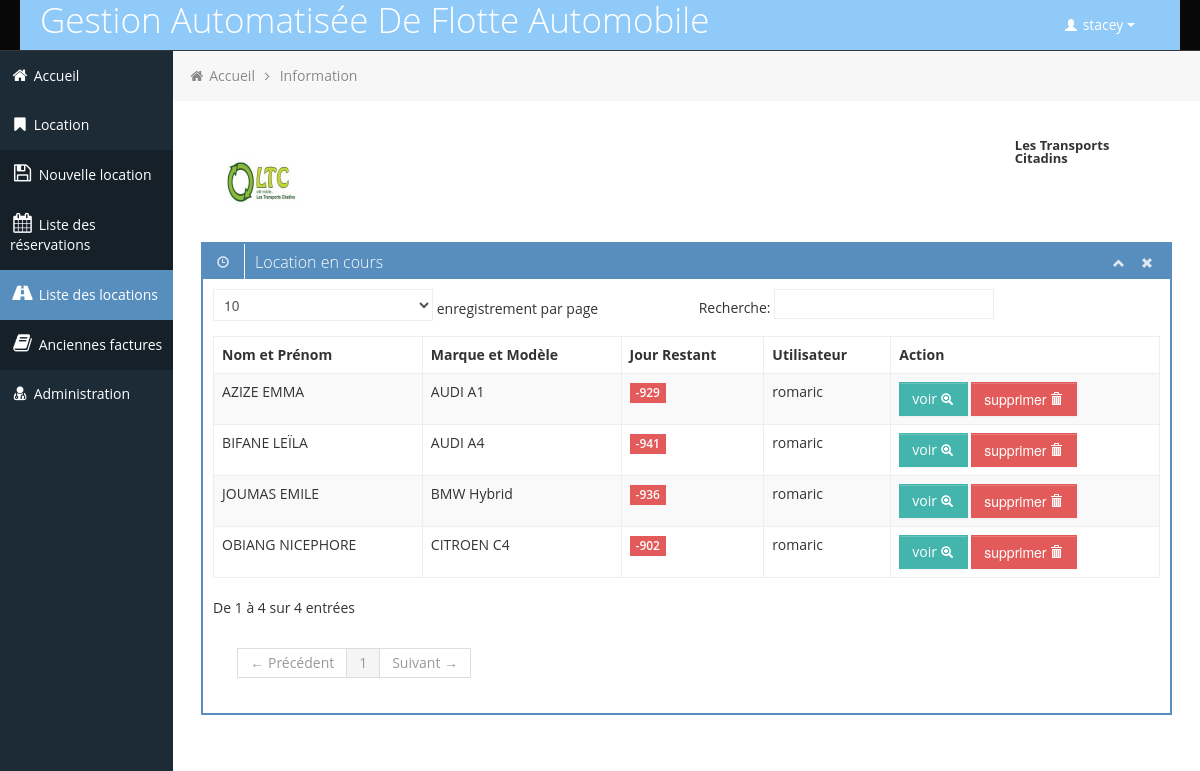
/l_loc.php (signed in), run on the app's committed database.
### tables this page shows
CREATE TABLE IF NOT EXISTS `entreprise` (
  `id` int(11) NOT NULL AUTO_INCREMENT COMMENT 'Identifiant unique attribué à la création de l’enregistrement  ',
  `photo` varchar(255) NOT NULL COMMENT 'photo de l''entreprise',
  `nom` varchar(255) NOT NULL COMMENT 'nom de l''entreprise',
  `slogan` varchar(255) NOT NULL COMMENT 'slogan de l''entreprise',
  PRIMARY KEY (`id`)
);

CREATE TABLE IF NOT EXISTS `facture` (
  `id` int(11) NOT NULL AUTO_INCREMENT COMMENT 'Identifiant unique attribué à la création de l’enregistrement  ',
  `id_voi` int(11) NOT NULL COMMENT 'identifiant unique à la voiture ',
  `id_cli` int(11) NOT NULL COMMENT 'identifiant unique au client',
  `prixl` int(255) NOT NULL COMMENT 'prix de la location',
  `observation` varchar(255) NOT NULL COMMENT 'observation',
  `nbrj` int(255) NOT NULL DEFAULT '0' COMMENT 'nombre de jour de la location',
  `remise` int(11) NOT NULL DEFAULT '0' COMMENT 'remise sur le prix',
  `datel` date NOT NULL COMMENT 'date de la location',
  `dater` date NOT NULL COMMENT 'date de retour de la location',
  `datef` varchar(20) NOT NULL COMMENT 'date de fin de location',
  `num` varchar(255) NOT NULL COMMENT 'numéro de la location',
  `fait` varchar(255) NOT NULL COMMENT 'date de la facture',
  `id_cha` int(11) NOT NULL COMMENT 'identifiant unique du chauffeur ',
  `id_chacli` int(11) NOT NULL COMMENT 'identifiant unique du client s''il est chauffeur',
  `operateur` varchar(255) NOT NULL COMMENT 'l''opérateur qui saisit la facture',
  PRIMARY KEY (`id`),
  KEY `code_client` (`id_cli`)
);

CREATE TABLE IF NOT EXISTS `client` (
  `id` int(11) NOT NULL AUTO_INCREMENT COMMENT 'Identifiant unique attribué à la création de l’enregistrement  ',
  `nom` varchar(255) NOT NULL COMMENT 'nom du client',
  `prenom` varchar(255) NOT NULL COMMENT 'prénom du client',
  `tel` varchar(255) NOT NULL COMMENT 'téléphone du client',
  `permis` varchar(255) NOT NULL COMMENT 'permis du client',
  `id_cat` int(11) NOT NULL,
  `photo` varchar(255) NOT NULL COMMENT 'photo du client',
  `id_fact` int(11) NOT NULL COMMENT 'identifiant unique a chaque facture',
  `location` varchar(255) NOT NULL COMMENT 'état de la location',
  `numPermis` varchar(100) NOT NULL,
  PRIMARY KEY (`id`)
);

CREATE TABLE IF NOT EXISTS `vehicule` (
  `id` int(255) NOT NULL AUTO_INCREMENT COMMENT 'Identifiant unique attribué à la création de l’enregistrement  ',
  `id_client` varchar(255) NOT NULL COMMENT 'identifiant du client de la dernière location',
  `matricule` varchar(255) NOT NULL COMMENT 'matricule du véhicule',
  `marque` varchar(255) NOT NULL COMMENT 'marque du véhicule',
  `modele` varchar(255) NOT NULL COMMENT 'modèle du véhicule',
  `nbrP` varchar(255) NOT NULL COMMENT 'nombre de place',
  `etat` varchar(255) NOT NULL COMMENT 'l''état du véhicule',
  `photo` varchar(255) NOT NULL COMMENT 'photo  du véhicule',
  `status` varchar(255) NOT NULL COMMENT 'statut du véhicule (libre, occupé)',
  `prix` int(255) NOT NULL COMMENT 'prix par heure',
  `cate` varchar(255) NOT NULL COMMENT 'catégorie du véhicule',
  `energie` varchar(100) NOT NULL COMMENT 'énergie du véhicule ',
  `id_fact` int(11) NOT NULL,
  PRIMARY KEY (`id`)
);

### l_loc.php (the view, shortened to what this page needs)
<?php
include('connexion.php');
?>
<?php
$req = $bdd->query('SELECT * FROM facture ;');
function nbJours($debut, $fin) {
        $nbSecondes= 60*60*24;
        $debut_ts = strtotime($debut);
        $fin_ts = strtotime($fin);
        $diff = $fin_ts - $debut_ts;
        return round($diff / $nbSecondes);
    }
?>
<!DOCTYPE html>
<html lang="en">
<head>
	<link id="bootstrap-style" href="css/bootstrap.min.css" rel="stylesheet">
	<link href="css/bootstrap-responsive.min.css" rel="stylesheet">
	<link id="base-style" href="css/style.css" rel="stylesheet">
	<link id="base-style-responsive" href="css/style-responsive.css" rel="stylesheet">
</head>
<body>
	<div class="navbar">
		<div class="navbar-inner">
			<div <?php if($_SESSION['level']==1) echo'style="background: #90caf9"';?> class="container-fluid">
				<?php
				if($_SESSION['level']==2)
				echo '
					<a class="brand" href="#"><span style="color: #bbdefb;" >Gestion Automatisée De Flotte Automobile</span></a>';
				else
				echo '<a class="brand" href="#"><span style="color: #ffffff;" >Gestion Automatisée De Flotte Automobile</span></a>';
				?>
				<div class="nav-no-collapse header-nav">
					<ul class="nav pull-right">
						<li class="dropdown">
							<a class="btn dropdown-toggle" data-toggle="dropdown" href="#">
								<i class="halflings-icon white user"></i> <?php echo " ".$_SESSION['login'];  ?>
								<span class="caret"></span>
							</a>
						</li>
					</ul>
				</div>
			</div>
		</div>
	</div>
		<div class="container-fluid-full">
		<div class="row-fluid">
			<div id="sidebar-left" class="span2">
				<div class="nav-collapse sidebar-nav">
					<ul class="nav nav-tabs nav-stacked main-menu">
						<li><a href="accueil.php"><i class="icon-home"></i><span class="hidden-tablet"> Accueil</span></a></li>
						<li>
							<a class="dropmenu" href="#"><i class="icon-bookmark"></i><span class="hidden-tablet"> Location</span></a>
							<ul>
								<li><a class="submenu" href="ch_veh.php"><i class="icon-save"></i><span class="hidden-tablet"><h7> Nouvelle location</h7></span></a></li>
								<li><a class="submenu" href="l_res.php"><i class="icon-calendar"></i><span class="hidden-tablet"> Liste des réservations</span></a></li>
								<li><a class="submenu" href="l_loc.php"><i class="icon-road"></i><span class="hidden-tablet"> Liste des locations</span></a></li>
								<li><a class="submenu" href="a_fac.php"><i class="icon-book"></i><span class="hidden-tablet"> Anciennes factures</span></a></li>
							</ul>
						</li>
						<li>
							<a class="dropmenu" href="#"><i class="icon-user-md"></i><span class="hidden-tablet"> Administration</span></a>
						</li>
						</ul>
				</div>
			</div>
			<div id="content" class="span10">
			<ul class="breadcrumb">
				<li>
					<i class="icon-home"></i>
					<a href="accueil.php">Accueil</a>
					<i class="icon-angle-right"></i>
				</li>
				<li><a href="#">Information</a></li>
			</ul>
<?php
$rete = $bdd->query('SELECT * FROM entreprise');
$ent = $rete->fetch();
	echo'
			<div class="row-fluid">
			<img class="grayscale" src="img/logo/'.$ent['photo'].'" alt="Sample Image 1" style="max-height: 100px;max-width: 100px; float: left;margin: 3px 15px 10px 10px;	border: none;border-radius:30%;" alt="Dennis Ji"    >
			<h5 class="span8"  ></h5>
			<h5 class="span2"  >'.$ent['nom'].'</h5>
			</div>
		';
?>
			<div class="row-fluid sortable">
				<div class="box span12">
					<div class="box-header" data-original-title>
						<h2><i class="halflings-icon white time"></i><span class="break"></span>Location en cours</h2>
						<div class="box-icon">
							<a href="#" class="btn-minimize"><i class="halflings-icon white chevron-up"></i></a>
							<a href="#" class="btn-close"><i class="halflings-icon white remove"></i></a>
						</div>
					</div>
					<div class="box-content">
						<table class="table table-striped table-bordered bootstrap-datatable datatable">
						  <thead>
							  <tr>
								  <th>Nom et Prénom</th>
								  <th>Marque et Modèle</th>
								  <th>Jour Restant</th>
								  <th>Utilisateur</th>
								  <th>Action</th>
							  </tr>
						  </thead>
						  <tbody>
	<?php
	while ($data=$req->fetch()){
		$nbrj=nbJours(date("Y-m-d"),$data['dater']);
			$reqc = $bdd->query('SELECT * FROM client WHERE id='.$data['id_cli'].' ;');
				$datac= $reqc->fetch();
			$reqv = $bdd->query('SELECT * FROM vehicule WHERE id='.$data['id_voi'].' ;');
				$datav= $reqv->fetch();
	echo '
							<tr>
								<td>'.$datac['nom'].' '.$datac['prenom'].'</td>
								<td class="center">'.$datav['marque'].'  '.$datav['modele'].'</td>
								<td class="center">
								';
								if($nbrj<=0)
									echo ' <span class="label label-important">'.$nbrj.'</span> ';
								echo '
								</td>
								<td class="center">'.$data['operateur'].'</td>
								<td class="center">
									<a class="btn btn-success" href="vprint.php?action=facture&amp;id='.$data['id'].'" >voir
										<i class="halflings-icon white zoom-in"></i>
									</a>
									<!--
									<a class="btn btn-danger" href="supprimer.php?action=facture&amp;id='.$data['id'].'" >supprimer
										<i class="halflings-icon white trash"></i>
									</a>
									-->
									<button  data-toggle="modal" data-target="#myModal2" type="submit" class="btn btn-danger "  onclick="return cap('.$data['id'].');" href="">supprimer
									  <i class="halflings-icon white trash"></i>
									</button>
								</td>
							</tr>';
	}
	?>
						  </tbody>
					  </table>
					</div>
				</div>
			</div>
	</div>
		</div>
		</div>
</body>
</html>

### css/style-responsive.css (style rules this page uses)
@media (min-width: 1200px) { .container-fluid-full { overflow: hidden; position: relative; height: 100%; } }
@media (min-width: 1200px) { #content { width: 85.578%; padding: 28px; margin: 0px 0px; margin-left: 14.422% !important; } }
@media (min-width: 1200px) { #sidebar-left { background: #1C2B36; margin-left: 0px !important; position: absolute; height: 100%; } }
@media (min-width: 1200px) { .sidebar-nav > ul { margin: 0px; } }

### css/halflings.css (style rules this page uses)
html, html .halflings { -webkit-font-smoothing: antialiased !important; }
.halflings-icon { display: inline-block; width: 14px; height: 14px; line-height: 14px; vertical-align: text-top; background-image: url(../img/glyphicons_halflings.svg); background-position: 0 0; background-repeat: no-repeat; vertical-align: top; *display: inline; *zoom: 1; *margin-right: .3em; }
.halflings-icon.white { background-image: url(../img/glyphicons_halflings-white.svg); }
.halflings-icon.user { background-position: -168px 0; }
.halflings-icon.remove { background-position: -312px 0; }
.halflings-icon.zoom-in { background-position: -336px 0; }
.halflings-icon.trash { background-position: -456px 0; }
.halflings-icon.time { background-position: -48px -24px; }
.halflings-icon.chevron-up { background-position: -288px -120px; }

### data on the page
entreprise: photo (picture), nom "Les Transports Citadins"
facture: client.nom "AZIZE", client.prenom "EMMA", vehicule.marque "AUDI", vehicule.modele "A1", dater "-929", operateur "romaric"
facture: client.nom "BIFANE", client.prenom "LEÏLA", vehicule.marque "AUDI", vehicule.modele "A4", dater "-941", operateur "romaric"
facture: client.nom "JOUMAS", client.prenom "EMILE", vehicule.marque "BMW", vehicule.modele "Hybrid", dater "-936", operateur "romaric"
facture: client.nom "OBIANG", client.prenom "NICEPHORE", vehicule.marque "CITROEN", vehicule.modele "C4", dater "-902", operateur "romaric"

### other printed values
$_SESSION['login'] "stacey"
